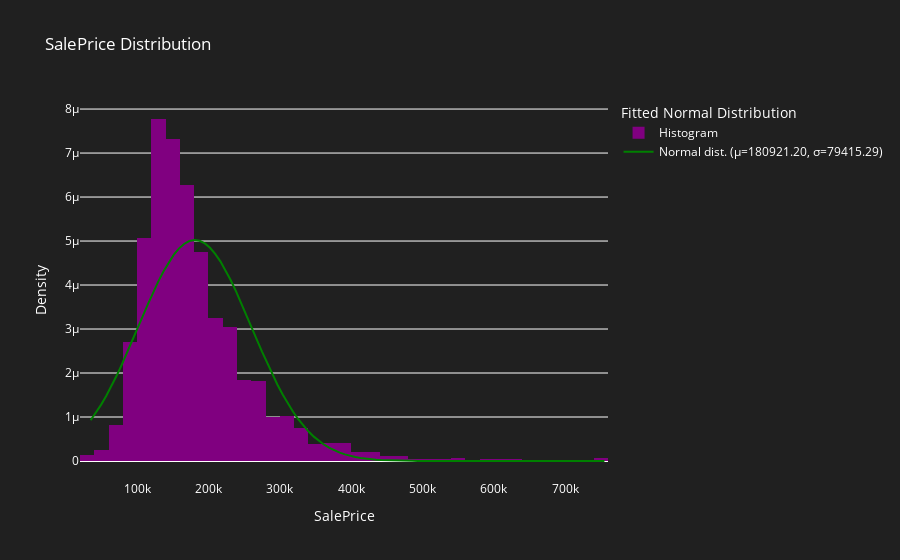
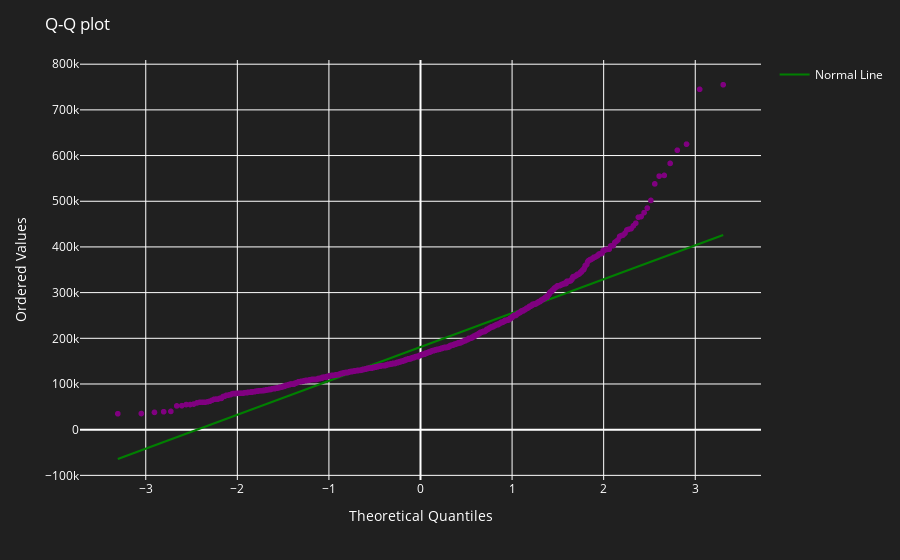

Notebook source saved alongside these figures, in order:
### Code cell
import scipy.stats as stats

# Fit a normal distribution to the SalePrice data
mu, sigma = stats.norm.fit(df['SalePrice'])

# Create a histogram of the SalePrice column
hist_data = go.Histogram(x=df['SalePrice'], nbinsx=50, name="Histogram", opacity=1, histnorm='probability density', marker=dict(color='purple'))

# Calculate the normal distribution based on the fitted parameters
x_norm = np.linspace(df['SalePrice'].min(), df['SalePrice'].max(), 100)
y_norm = stats.norm.pdf(x_norm, mu, sigma)

# Create the normal distribution overlay
norm_data = go.Scatter(x=x_norm, y=y_norm, mode="lines", name=f"Normal dist. (μ={mu:.2f}, σ={sigma:.2f})", line=dict(color="green"))

# Combine the histogram and the overlay
fig = go.Figure(data=[hist_data, norm_data])

# Set the layout for the plot
fig.update_layout(
    title="SalePrice Distribution",
    xaxis_title="SalePrice",
    yaxis_title="Density",
    legend_title_text="Fitted Normal Distribution",
    plot_bgcolor='rgba(32, 32, 32, 1)',
    paper_bgcolor='rgba(32, 32, 32, 1)',
    font=dict(color='white')
)

# Create a Q-Q plot
qq_data = stats.probplot(df['SalePrice'], dist="norm")
qq_fig = px.scatter(x=qq_data[0][0], y=qq_data[0][1], labels={'x': 'Theoretical Quantiles', 'y': 'Ordered Values'}, color_discrete_sequence=["purple"])
qq_fig.update_layout(
    title="Q-Q plot",
    plot_bgcolor='rgba(32, 32, 32, 1)',
    paper_bgcolor='rgba(32, 32, 32, 1)',
    font=dict(color='white')
)

# Calculate the line of best fit
slope, intercept, r_value, p_value, std_err = stats.linregress(qq_data[0][0], qq_data[0][1])
line_x = np.array(qq_data[0][0])
line_y = intercept + slope * line_x

# Add the line of best fit to the Q-Q plot
line_data = go.Scatter(x=line_x, y=line_y, mode="lines", name="Normal Line", line=dict(color="green"))

# Update the Q-Q plot with the normal line
qq_fig.add_trace(line_data)

# Show the plots
fig.show()
qq_fig.show()

### Figure 1 — Plotly figure (JSON) as saved in the notebook; plotly's stock layout.template omitted (floating-point values rounded to 4 significant figures; data arrays with more than 128 entries replaced by an {"elided": "..."} marker saying what was removed)
{"data": [{"histnorm": "probability density", "marker": {"color": "purple"}, "name": "Histogram", "nbinsx": 50, "opacity": 1, "type": "histogram", "x": {"elided": "1460 int values"}}, {"line": {"color": "green"}, "mode": "lines", "name": "Normal dist. (μ=180921.20, σ=79415.29)", "type": "scatter", "x": [34900, 42170.0, 49450.0, 56720.0, 63990.0, 71270.0, 78540.0, 85820.0, 93090.0, 100400.0, 107600.0, 114900.0, 122200.0, 129500.0, 136700.0, 144000.0, 151300.0, 158600.0, 165800.0, 173100.0, 180400.0, 187600.0, 194900.0, 202200.0, 209500.0, 216700.0, 224000.0, 231300.0, 238600.0, 245800.0, 253100.0, 260400.0, 267700.0, 274900.0, 282200.0, 289500.0, 296800.0, 304000.0, 311300.0, 318600.0, 325800.0, 333100.0, 340400.0, 347700.0, 354900.0, 362200.0, 369500.0, 376800.0, 384000.0, 391300.0, 398600.0, 405900.0, 413100.0, 420400.0, 427700.0, 435000.0, 442200.0, 449500.0, 456800.0, 464100.0, 471300.0, 478600.0, 485900.0, 493100.0, 500400.0, 507700.0, 515000.0, 522200.0, 529500.0, 536800.0, 544100.0, 551300.0, 558600.0, 565900.0, 573200.0, 580400.0, 587700.0, 595000.0, 602300.0, 609500.0, 616800.0, 624100.0, 631300.0, 638600.0, 645900.0, 653200.0, 660400.0, 667700.0, 675000.0, 682300.0, 689500.0, 696800.0, 704100.0, 711400.0, 718600.0, 725900.0, 733200.0, 740500.0, 747700.0, 755000], "y": [9.265e-07, 1.092e-06, 1.276e-06, 1.479e-06, 1.699e-06, 1.937e-06, 2.188e-06, 2.452e-06, 2.725e-06, 3.003e-06, 3.282e-06, 3.556e-06, 3.821e-06, 4.072e-06, 4.303e-06, 4.509e-06, 4.685e-06, 4.828e-06, 4.934e-06, 4.999e-06, 5.023e-06, 5.006e-06, 4.946e-06, 4.846e-06, 4.709e-06, 4.538e-06, 4.336e-06, 4.108e-06, 3.86e-06, 3.597e-06, 3.323e-06, 3.045e-06, 2.767e-06, 2.493e-06, 2.227e-06, 1.973e-06, 1.734e-06, 1.511e-06, 1.305e-06, 1.118e-06, 9.502e-07, 8.006e-07, 6.689e-07, 5.542e-07, 4.553e-07, 3.71e-07, 2.997e-07, 2.401e-07, 1.908e-07, 1.503e-07, 1.174e-07, 9.097e-08, 6.989e-08, 5.324e-08, 4.022e-08, 3.014e-08, 2.239e-08, 1.649e-08, 1.205e-08, 8.729e-09, 6.271e-09, 4.467e-09, 3.156e-09, 2.211e-09, 1.536e-09, 1.058e-09, 7.228e-10, 4.896e-10, 3.289e-10, 2.191e-10, 1.447e-10, 9.482e-11, 6.159e-11, 3.968e-11, 2.534e-11, 1.605e-11, 1.009e-11, 6.282e-12, 3.881e-12, 2.377e-12, 1.444e-12, 8.697e-13, 5.195e-13, 3.077e-13, 1.808e-13, 1.053e-13, 6.082e-14, 3.484e-14, 1.979e-14, 1.114e-14, 6.225e-15, 3.448e-15, 1.894e-15, 1.032e-15, 5.572e-16, 2.984e-16, 1.585e-16, 8.348e-17, 4.36e-17, 2.258e-17]}], "layout": {"font": {"color": "white"}, "legend": {"title": {"text": "Fitted Normal Distribution"}}, "paper_bgcolor": "rgba(32, 32, 32, 1)", "plot_bgcolor": "rgba(32, 32, 32, 1)", "title": {"text": "SalePrice Distribution"}, "xaxis": {"title": {"text": "SalePrice"}}, "yaxis": {"title": {"text": "Density"}}}}

### Figure 2 — Plotly figure (JSON) as saved in the notebook; plotly's stock layout.template omitted (floating-point values rounded to 4 significant figures; data arrays with more than 128 entries replaced by an {"elided": "..."} marker saying what was removed)
{"data": [{"hovertemplate": "Theoretical Quantiles=%{x}<br>Ordered Values=%{y}<extra></extra>", "legendgroup": "", "marker": {"color": "purple", "symbol": "circle"}, "mode": "markers", "name": "", "showlegend": false, "type": "scattergl", "x": {"elided": "1460 float values"}, "xaxis": "x", "y": {"elided": "1460 int values"}, "yaxis": "y"}, {"line": {"color": "green"}, "mode": "lines", "name": "Normal Line", "type": "scatter", "x": {"elided": "1460 float values"}, "y": {"elided": "1460 float values"}}], "layout": {"font": {"color": "white"}, "legend": {"tracegroupgap": 0}, "margin": {"t": 60}, "paper_bgcolor": "rgba(32, 32, 32, 1)", "plot_bgcolor": "rgba(32, 32, 32, 1)", "title": {"text": "Q-Q plot"}, "xaxis": {"anchor": "y", "domain": [0, 1], "title": {"text": "Theoretical Quantiles"}}, "yaxis": {"anchor": "x", "domain": [0, 1], "title": {"text": "Ordered Values"}}}}
